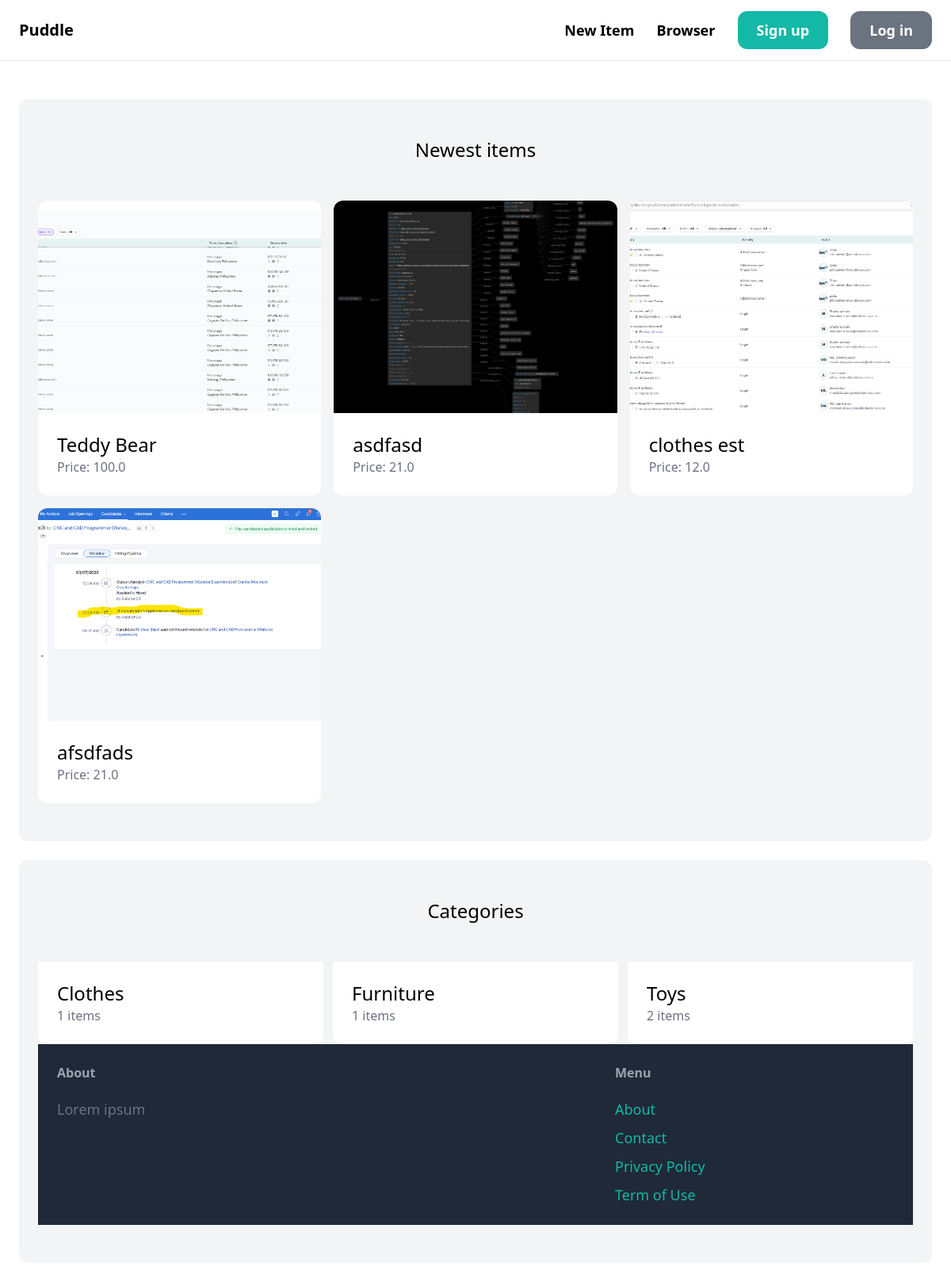
The page / on the database its author committed.
### item/models.py (models this page shows, shortened)
class Item(models.Model):
    category = models.ForeignKey(Category, related_name='items', on_delete=models.CASCADE)
    name = models.CharField(max_length=255)
    description = models.TextField(blank=True, null=True)
    price = models.FloatField()
    image = models.ImageField(upload_to='item_images', blank=True, null=True)
    is_sold = models.BooleanField(default=False)
    created_by = models.ForeignKey(User, related_name='items', on_delete=models.CASCADE)
    created_at = models.DateTimeField(auto_now_add=True)

class Category(models.Model):
    name = models.CharField(max_length=255)
    class Meta:
        ordering = ('name',)
        verbose_name_plural = "Categories"

### core/views.py (the view)
# urls.py: path('', views.index, name='index'),
def index(request):
    items = Item.objects.filter(is_sold=False)[0:6]
    categories = Category.objects.all()
    context = {
        'categories': categories,
        'items': items,
    }
    return render(request, 'core/index.html', context=context)

### core/templates/core/index.html (shortened to what this page needs)
{% extends 'core/base.html'%}
{% block content %}
    <div class="mt-6 px-6 py-12 bg-gray-100 rounded-xl">
        <h2 class="mb-12 text-2xl text-center">Newest items</h2>
        <div class="grid grid-cols-3 gap-4">
                {% for item in items %}
                    <a href ="{% url 'item:detail' item.id %}">
                        <div class="aspect-video sm:aspect-square md:aspect-[4/3]">
                            <img src="{{ item.image.url }}" class="w-full h-full object-cover rounded-t-xl">
                        </div>
                        <div class="p-6 bg-white rounded-b-xl">
                            <h2 class="text-2xl">{{ item.name }}</h2>
                            <p class="text-gray-500">Price: {{ item.price }}</p>
                        </div>
                    </a>
                {% endfor %}
        </div>
    </div>
        <div class="mt-6 px-6 py-12 bg-gray-100 rounded-xl">
        <h2 class="mb-12 text-2xl text-center">Categories</h2>
        <div class="grid grid-cols-3 gap-3">
            {% for category in categories %}
            <a href = "#">
                <div class="p-6 bg-white rounded-b-xl">
                    <h2 class="text-2xl">{{ category.name }}</h2>
                    <p class="text-gray-500">{{ category.items.count }} items</p>
                </div>
            </a>
            {% endfor %}
{% endblock %}

### rows shown on the page
Item: image (picture), name "Teddy Bear", price "100.0"
Item: image (picture), name "asdfasd", price "21.0"
Item: image (picture), name "clothes est", price "12.0"
Item: image (picture), name "afsdfads", price "21.0"
Category: name "Clothes", items.count "1"
Category: name "Furniture", items.count "1"
Category: name "Toys", items.count "2"
